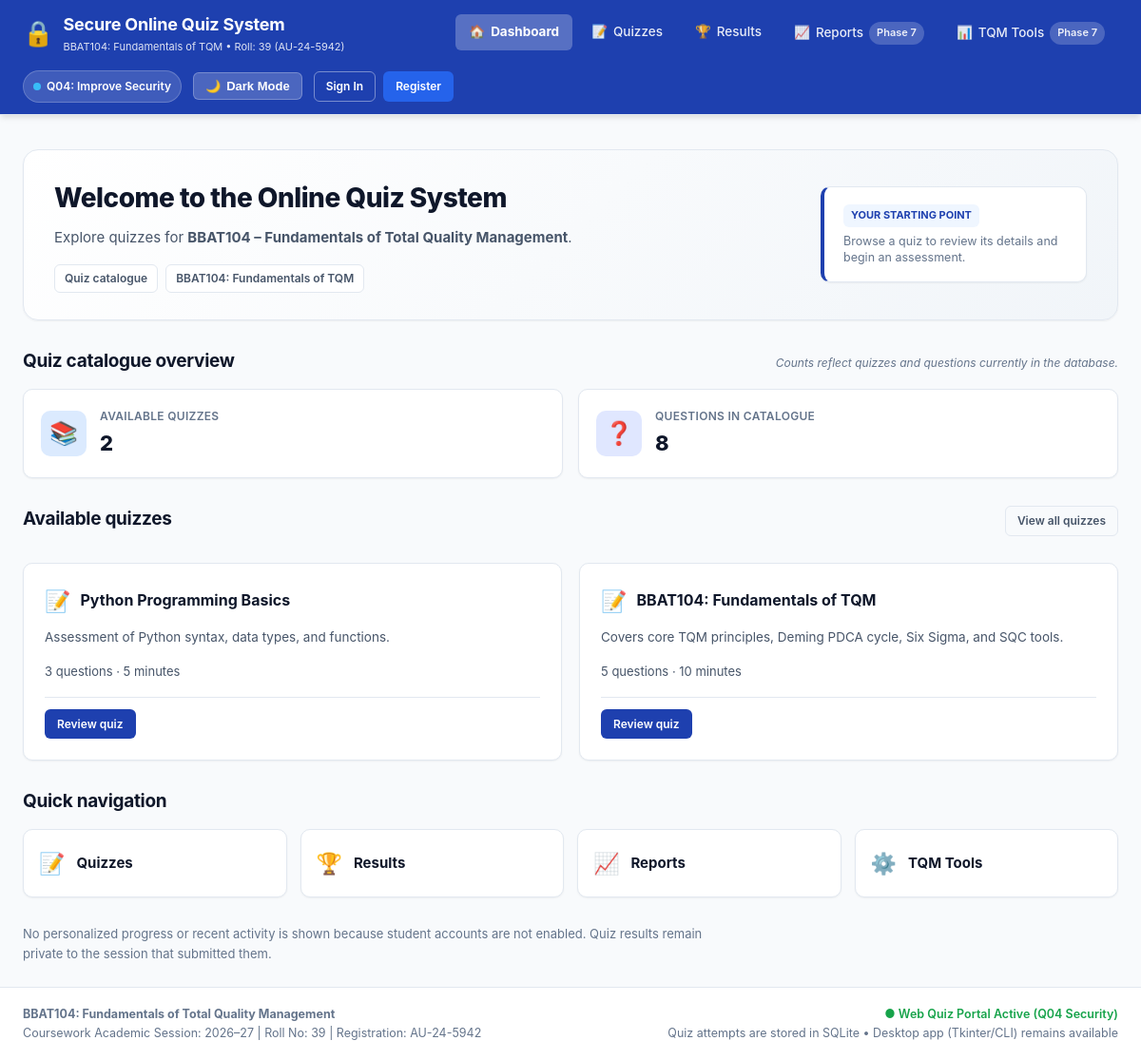
The page / on the database its author committed.
### tables this page shows
CREATE TABLE quizzes (
        id INTEGER PRIMARY KEY AUTOINCREMENT,
        title TEXT NOT NULL UNIQUE,
        description TEXT,
        time_limit_mins INTEGER DEFAULT 10,
        pass_percentage REAL DEFAULT 50.0,
        created_at TEXT DEFAULT CURRENT_TIMESTAMP
    );

### app.py (the view)
@app.route("/")
def index():
    quizzes = database.get_all_quizzes()
    question_count = sum(quiz["question_count"] for quiz in quizzes)
    return render_template(
        "index.html",
        quizzes=quizzes,
        quiz_count=len(quizzes),
        question_count=question_count,
    )

### app.py (called while the page is built)
@app.context_processor
def inject_template_globals():
    current_user = None
    user_id = session.get("user_id")
    if user_id:
        current_user = database.get_user_by_id(user_id)
    return {
        "current_user": current_user,
        "csrf_token": get_csrf_token,
    }

@app.after_request
def add_security_headers(response):
    response.headers["X-Frame-Options"] = "SAMEORIGIN"
    response.headers["X-Content-Type-Options"] = "nosniff"
    response.headers["X-XSS-Protection"] = "1; mode=block"
    response.headers["Referrer-Policy"] = "strict-origin-when-cross-origin"
    return response

### database.py (called while the page is built)
def get_connection():
    conn = sqlite3.connect(DB_PATH)
    conn.row_factory = sqlite3.Row
    conn.execute("PRAGMA foreign_keys = ON")
    return conn

def get_all_quizzes():
    conn = get_connection()
    cursor = conn.cursor()
    cursor.execute("""
    SELECT q.*, COUNT(ques.id) AS question_count
    FROM quizzes q
    LEFT JOIN questions ques ON q.id = ques.quiz_id
    GROUP BY q.id
    ORDER BY q.id DESC
    """)
    rows = cursor.fetchall()
    conn.close()
    return [dict(row) for row in rows]

### templates/index.html (shortened to what this page needs)
{% extends "base.html" %}
{% block content %}
<div class="dashboard-container">
    <section class="hero-banner" aria-labelledby="dashboard-title">
        <div class="hero-content">
            <h1 class="hero-title" id="dashboard-title">Welcome to the Online Quiz System</h1>
            <p class="hero-lead">
                Explore quizzes for <strong>BBAT104 &ndash; Fundamentals of Total Quality Management</strong>.
            </p>
            <div class="hero-tags">
                <span class="hero-tag">Quiz catalogue</span>
                <span class="hero-tag">BBAT104: Fundamentals of TQM</span>
            </div>
        </div>
        <div class="hero-aside">
            <div class="phase-indicator-card">
                <span class="phase-badge">Your starting point</span>
                <p class="phase-desc">Browse a quiz to review its details and begin an assessment.</p>
            </div>
        </div>
    </section>
    <section aria-labelledby="catalogue-summary-title">
        <div class="section-header">
            <h2 class="section-title" id="catalogue-summary-title">Quiz catalogue overview</h2>
            <span class="placeholder-notice">Counts reflect quizzes and questions currently in the database.</span>
        </div>
        <div class="stats-grid">
            <article class="stat-card">
                <div class="stat-icon icon-blue" aria-hidden="true">📚</div>
                <div class="stat-body">
                    <span class="stat-label">Available quizzes</span>
                    <span class="stat-value">{{ quiz_count }}</span>
                </div>
            </article>
            <article class="stat-card">
                <div class="stat-icon icon-indigo" aria-hidden="true">❓</div>
                <div class="stat-body">
                    <span class="stat-label">Questions in catalogue</span>
                    <span class="stat-value">{{ question_count }}</span>
                </div>
            </article>
        </div>
    </section>
    <section class="modules-section" aria-labelledby="available-quizzes-title">
        <div class="section-header">
            <h2 class="section-title" id="available-quizzes-title">Available quizzes</h2>
            <a href="{{ url_for('quizzes') }}" class="btn btn-sm btn-outline">View all quizzes</a>
        </div>
        {% if quizzes %}
        <div class="modules-grid">
            {% for quiz in quizzes %}
            <article class="module-card">
                <div class="module-header">
                    <span class="module-icon" aria-hidden="true">📝</span>
                    <h3 class="module-name">{{ quiz.title }}</h3>
                </div>
                {% if quiz.description %}
                <p class="module-text">{{ quiz.description }}</p>
                {% endif %}
                <p class="dashboard-quiz-meta">
                    {{ quiz.question_count }} question{% if quiz.question_count != 1 %}s{% endif %}
                    {% if quiz.time_limit_mins is not none %}
                    <span aria-hidden="true">&middot;</span> {{ quiz.time_limit_mins }} minutes
                    {% endif %}
                </p>
                <div class="module-footer">
                    <a href="{{ url_for('quiz_details', quiz_id=quiz.id) }}" class="btn btn-sm btn-primary">
                        Review quiz
                    </a>
                </div>
            </article>
            {% endfor %}
        </div>
        {% else %}
        <div class="placeholder-box" role="status">
            <h3 class="placeholder-title">No quizzes available</h3>
            <p class="placeholder-text">There are currently no quizzes in the database. Check back when a quiz has been added.</p>
        </div>
        {% endif %}
    </section>
    <nav class="modules-section" aria-labelledby="quick-navigation-title">
        <h2 class="section-title" id="quick-navigation-title">Quick navigation</h2>
        <div class="dashboard-quick-links">
            <a href="{{ url_for('quizzes') }}" class="dashboard-quick-link">
                <span class="module-icon" aria-hidden="true">📝</span>
                <span>Quizzes</span>
            </a>
            <a href="{{ url_for('results_placeholder') }}" class="dashboard-quick-link">
                <span class="module-icon" aria-hidden="true">🏆</span>
                <span>Results</span>
            </a>
            <a href="{{ url_for('reports_placeholder') }}" class="dashboard-quick-link">
                <span class="module-icon" aria-hidden="true">📈</span>
                <span>Reports</span>
            </a>
            <a href="{{ url_for('tqm_placeholder') }}" class="dashboard-quick-link">
                <span class="module-icon" aria-hidden="true">⚙️</span>
                <span>TQM Tools</span>
            </a>
        </div>
    </nav>
    <p class="dashboard-privacy-note">
        No personalized progress or recent activity is shown because student accounts are not enabled.
        Quiz results remain private to the session that submitted them.
    </p>
</div>
{% endblock %}

### rows shown on the page
quizzes: title "Python Programming Basics", description "Assessment of Python syntax, data types, and functions.", question_count "3", time_limit_mins "5"
quizzes: title "BBAT104: Fundamentals of TQM", description "Covers core TQM principles, Deming PDCA cycle, Six Sigma, and SQC tools.", question_count "5", time_limit_mins "10"

### other values the page prints
{{ quiz_count }} "2"
{{ question_count }} "8"
